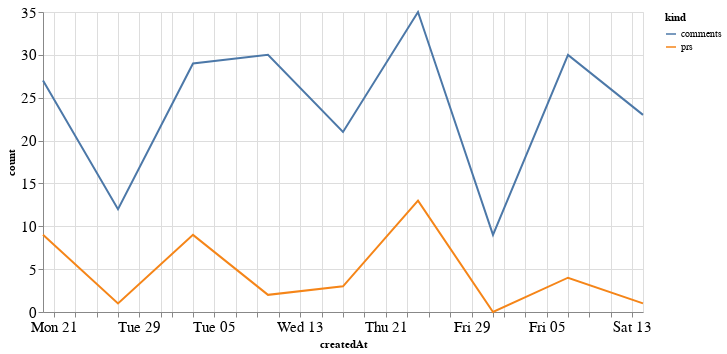

Notebook source saved alongside this figure:
### Code cell
alt.Chart(total_time, width=600).mark_line().encode(
    x='createdAt',
    y='count',
    color='kind'
)

### Figure 1 — Vega-Lite specification as saved in the notebook (floating-point values rounded to 4 significant figures)
{"config": {"axisLeft": {"labelFontSize": 15}, "axisBottom": {"labelFontSize": 15}}, "data": {"name": "data-4ad70e8f4ea2e086afb1876c5e62fef9"}, "mark": "line", "encoding": {"color": {"type": "nominal", "field": "kind"}, "x": {"type": "temporal", "field": "createdAt"}, "y": {"type": "quantitative", "field": "count"}}, "width": 600, "$schema": "https://vega.github.io/schema/vega-lite/v4.8.1.json", "datasets": {"data-4ad70e8f4ea2e086afb1876c5e62fef9": [{"createdAt": "2020-12-20T00:00:00", "kind": "prs", "count": 9}, {"createdAt": "2020-12-27T00:00:00", "kind": "prs", "count": 1}, {"createdAt": "2021-01-03T00:00:00", "kind": "prs", "count": 9}, {"createdAt": "2021-01-10T00:00:00", "kind": "prs", "count": 2}, {"createdAt": "2021-01-17T00:00:00", "kind": "prs", "count": 3}, {"createdAt": "2021-01-24T00:00:00", "kind": "prs", "count": 13}, {"createdAt": "2021-01-31T00:00:00", "kind": "prs", "count": 0}, {"createdAt": "2021-02-07T00:00:00", "kind": "prs", "count": 4}, {"createdAt": "2021-02-14T00:00:00", "kind": "prs", "count": 1}, {"createdAt": "2020-12-20T00:00:00", "kind": "comments", "count": 27}, {"createdAt": "2020-12-27T00:00:00", "kind": "comments", "count": 12}, {"createdAt": "2021-01-03T00:00:00", "kind": "comments", "count": 29}, {"createdAt": "2021-01-10T00:00:00", "kind": "comments", "count": 30}, {"createdAt": "2021-01-17T00:00:00", "kind": "comments", "count": 21}, {"createdAt": "2021-01-24T00:00:00", "kind": "comments", "count": 35}, {"createdAt": "2021-01-31T00:00:00", "kind": "comments", "count": 9}, {"createdAt": "2021-02-07T00:00:00", "kind": "comments", "count": 30}, {"createdAt": "2021-02-14T00:00:00", "kind": "comments", "count": 23}]}}
